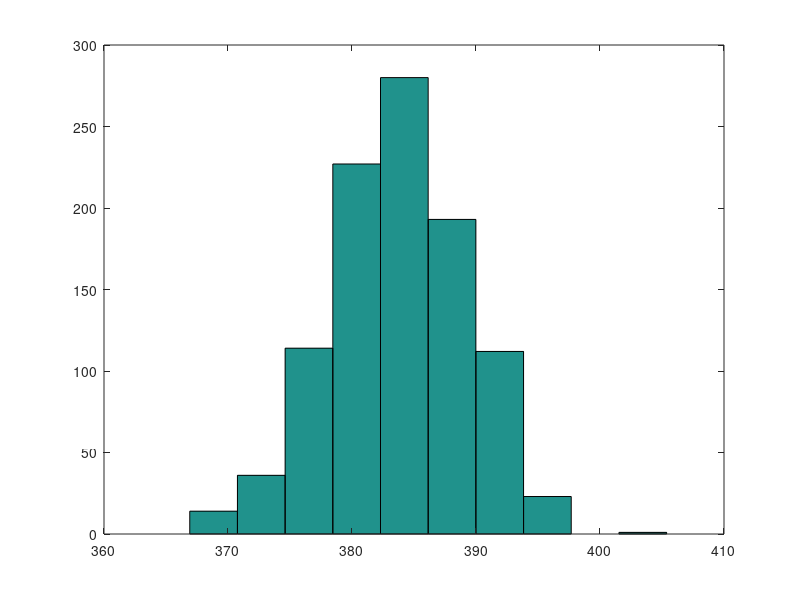

Source code (MATLAB):
% Log-Normal Distribution for 30% Variance
m = 383.83; % mean
v = 30; % variance
mu = log((m^2)/sqrt(v+m^2))
sigma = sqrt(log(v/(m^2)+1))
% rng('default') % For reproducibility
r = lognrnd(mu,sigma,[1000, 1]);
save -ascii Ae_kTDA.dat r
hist(r)
%%